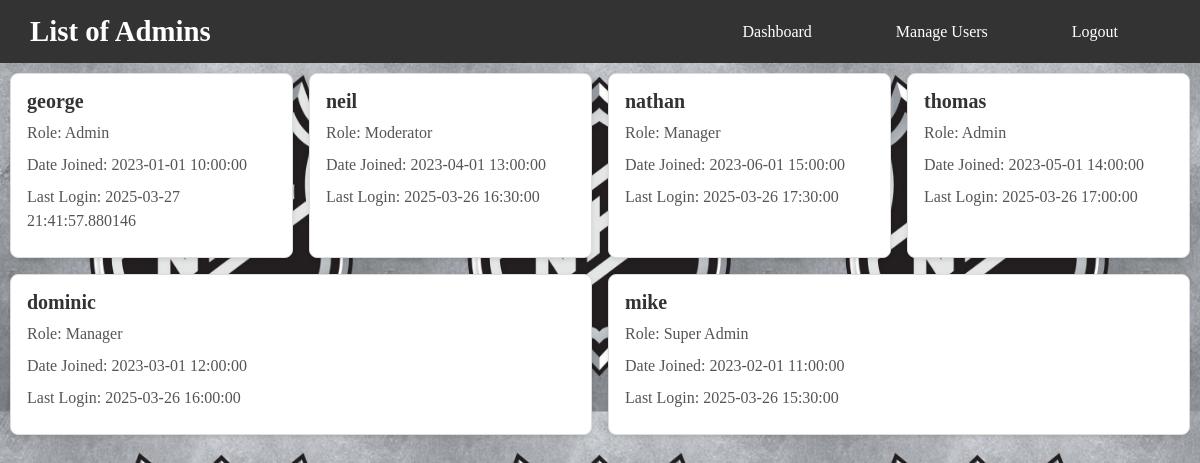
Screenshot of /admin_table with the database file from the repository.
### app/app.py (models this page shows)
class Admin(UserMixin, db.Model):
    __tablename__ = 'admin'
    id = db.Column(db.Integer, primary_key=True)
    username = db.Column(db.String(80), unique=True, nullable=False)
    password = db.Column(db.String(80), unique=True, nullable=False)
    role = db.Column(db.String(50), nullable=False, default="Admin")
    last_login = db.Column(db.DateTime, default=datetime, onupdate=datetime.utcnow)
    date_joined = db.Column(db.DateTime, default=datetime.utcnow)

### app/app.py (the view)
@app.route("/admin_table")
def admin_table():
    admins = Admin.query.all()
    for admin in admins:
        print(f"Admin Username: {admin.username}")
    return render_template("Admin/admin_table.html", admins=admins)

### app/templates/Admin/admin_table.html (shortened to what this page needs)
<!DOCTYPE html>
<html lang="en">
<head>
    <link href="{{ url_for('static', filename='CSS/pages/adminStyles.css') }}" rel="stylesheet" type="text/css">
    <link href="{{ url_for('static', filename='CSS/components/basics.css') }}" rel="stylesheet" type="text/css">
    <link href="{{ url_for('static', filename='CSS/components/container.css') }}" rel="stylesheet" type="text/css">
    <link href="{{ url_for('static', filename='CSS/pages/index.css') }}" rel="stylesheet" type="text/css">
</head>
<body>
    <header>
        <nav class="navbar">
            <h1>List of Admins</h1>
            <ul class="nav-links">
                <li><a href="{{ url_for('admin_home') }}">Dashboard</a></li>
                <li><a href="{{ url_for('manage_users') }}">Manage Users</a></li>
                <li><a href="{{ url_for('logout') }}">Logout</a></li>
            </ul>
        </nav>
    </header>
    <main>
        <div class="user-card-container">
            {% for admin in admins %}
                    <div class="user-card">
                        <h3>{{ admin.username }}</h3>
                        <p>Role: {{ admin.role }}</p>
                        <p>Date Joined: {{ admin.date_joined }}</p>
                        <p>Last Login: {{ admin.last_login }}</p>
                    </div>
            {% endfor %}
        </div>
    </main>
</body>
</html>

### app/static/CSS/pages/adminStyles.css (style rules this page uses)
.user-card-container { margin: 10px 10px 10px 10px; display: flex; flex-wrap: wrap; gap: 1rem; }
.user-card { background: #ffffff; border: 1px solid #ddd; border-radius: 8px; padding: 1rem; box-shadow: 0 2px 4px rgba(0, 0, 0, 0.1); flex: 1 1 calc(25% - 1rem); box-sizing: border-box; transition: transform 0.2s, box-shadow 0.2s; }
.user-card h3 { margin: 0 0 0.5rem; font-size: 1.25rem; color: #333; font-weight: bold; }
.user-card p { margin: 0.5rem 0; color: #555; line-height: 1.5; }
ul { list-style: none; padding: 0; margin: 0; display: flex; gap: 1rem; }

### app/static/CSS/components/basics.css (style rules this page uses)
body { background-image: url("../../images/NHLlogo.jpg"); background-size: 10cm; background-position: center; margin: 0px; }

### app/static/CSS/pages/index.css (style rules this page uses)
.navbar { display: flex; justify-content: space-between; align-items: center; background-color: #333; padding: 15px 30px; color: white; }
.navbar h1 { font-size: 1.8rem; margin: 0; }
.nav-links { list-style: none; display: flex; gap: 20px; margin: 0; padding: 0; }
.nav-links li { display: inline; }
.nav-links a { color: white; text-decoration: none; font-size: 1rem; padding: 8px 12px; border-radius: 5px; transition: background 0.3s ease; }
nav ul { list-style: none; margin: 0; padding: 0; display: flex; justify-content: center; }
nav ul li { margin-right: 40px; }
nav ul li a { color: white; text-decoration: none; font-size: 1.1rem; border-radius: 4px; transition: background-color 0.3s ease; }

### rows the page displays
Admin: username "george", role "Admin", date_joined "2023-01-01 10:00:00", last_login "2025-03-27 21:41:57.880146"
Admin: username "neil", role "Moderator", date_joined "2023-04-01 13:00:00", last_login "2025-03-26 16:30:00"
Admin: username "nathan", role "Manager", date_joined "2023-06-01 15:00:00", last_login "2025-03-26 17:30:00"
Admin: username "thomas", role "Admin", date_joined "2023-05-01 14:00:00", last_login "2025-03-26 17:00:00"
Admin: username "dominic", role "Manager", date_joined "2023-03-01 12:00:00", last_login "2025-03-26 16:00:00"
Admin: username "mike", role "Super Admin", date_joined "2023-02-01 11:00:00", last_login "2025-03-26 15:30:00"
